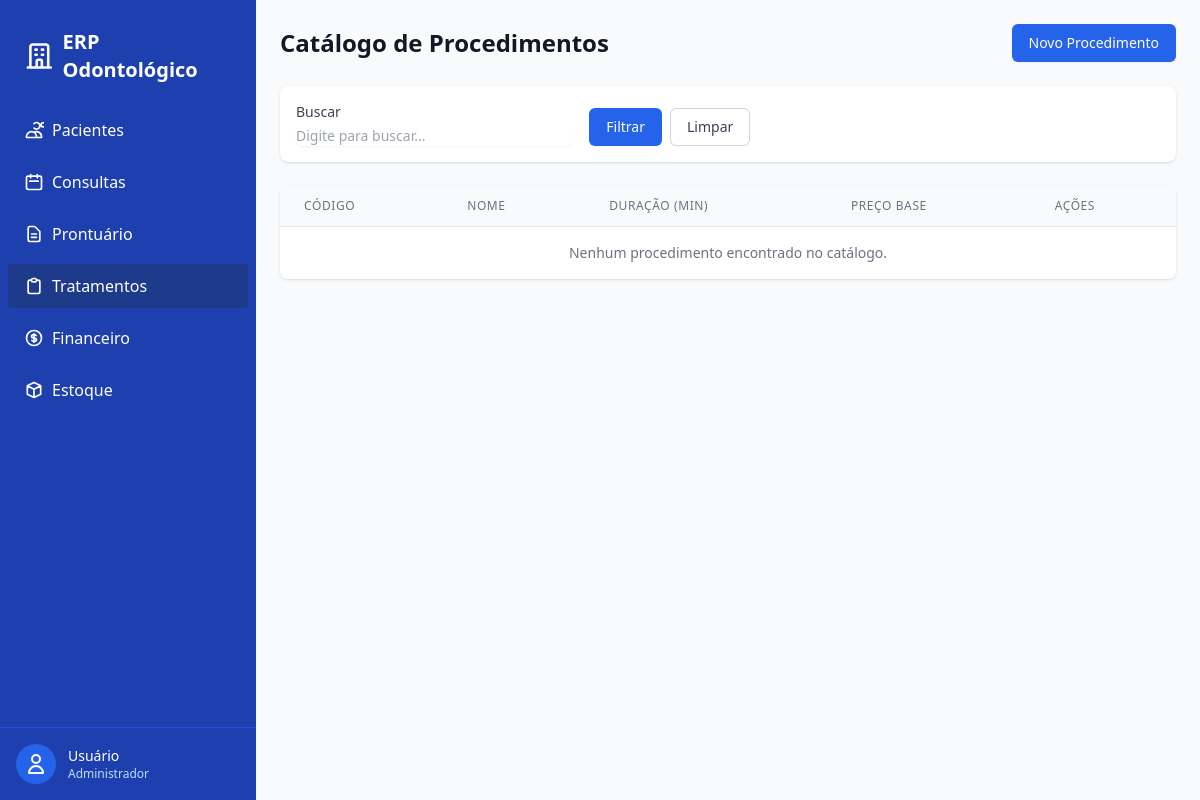
The page /tratamentos/catalogo/ (signed in) on the database as committed earlier.
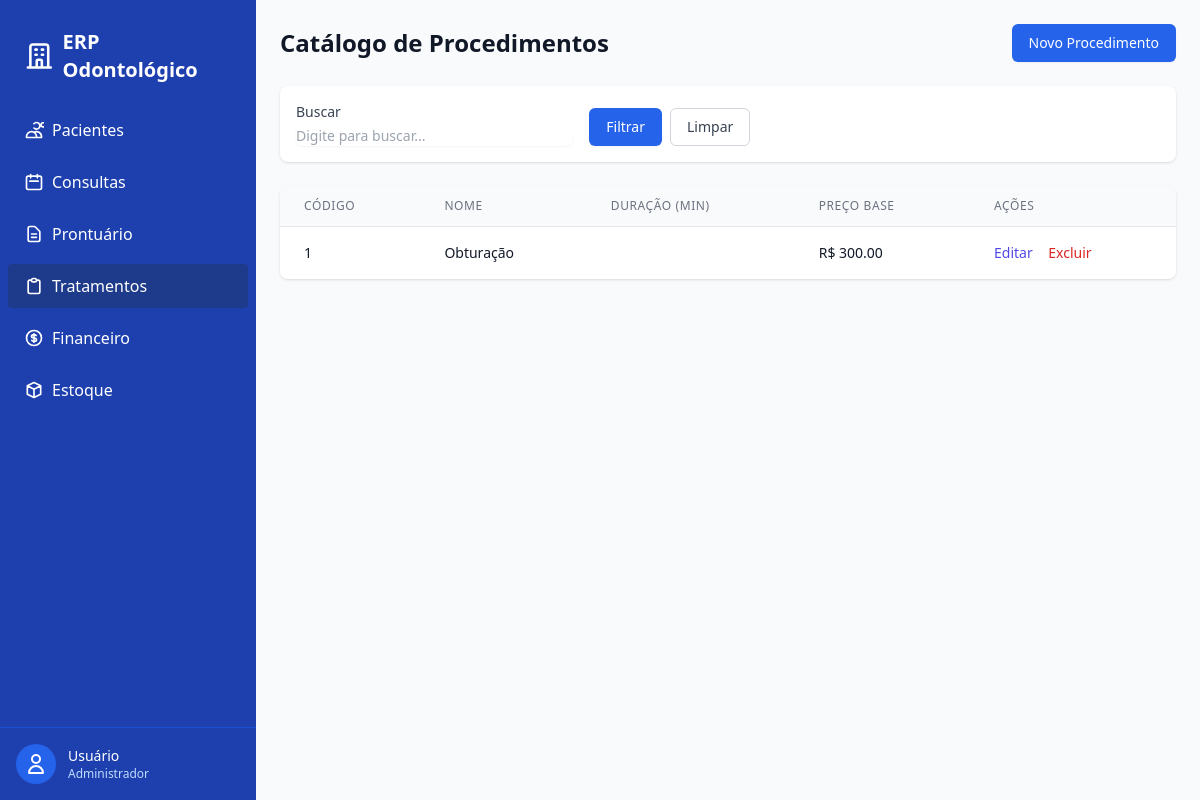
The same page on the database as committed later.
### tratamentos/models.py (models this page shows, shortened)
class CatalogoProcedimento(models.Model):
    codigo = models.CharField(max_length=30, unique=True)
    nome = models.CharField(max_length=120)
    duracao_min = models.PositiveIntegerField(default=30)
    preco_base = models.DecimalField(max_digits=10, decimal_places=2)
    class Meta:
        ordering = ["nome"]
        verbose_name = "Procedimento (Catálogo)"
        verbose_name_plural = "Procedimentos (Catálogo)"

### tratamentos/views.py (the view)
# urls.py: path("catalogo/", views.ProcedimentoCatalogoListView.as_view(), name="catalogo_list"),
class ProcedimentoCatalogoListView(LoginRequiredMixin, PermissionRequiredMixin, ListView):
    model = CatalogoProcedimento
    template_name = "tratamentos/catalogo_list.html"
    context_object_name = "procedimentos"
    permission_required = "tratamentos.view_catalogoprocedimento"

### templates/tratamentos/catalogo_list.html (shortened to what this page needs)
{% extends "base.html" %}
{% load static %}
{% block content %}
<div class="mb-6 flex justify-between items-center">
    <h1 class="text-2xl font-bold text-gray-900">Catálogo de Procedimentos</h1>
    <a href="{% url 'tratamentos:catalogo_create' %}"
        class="inline-flex items-center px-4 py-2 border border-transparent text-sm font-medium rounded-md shadow-sm text-white bg-blue-600 hover:bg-blue-700 focus:outline-none focus:ring-2 focus:ring-offset-2 focus:ring-blue-500">
        Novo Procedimento
    </a>
</div>
{% include "partials/_search_filter.html" %}
<div class="bg-white shadow overflow-hidden sm:rounded-lg">
    <div class="overflow-x-auto">
        <table class="min-w-full divide-y divide-gray-200">
            <thead class="bg-gray-50">
                <tr>
                    <th scope="col"
                        class="px-6 py-3 text-left text-xs font-medium text-gray-500 uppercase tracking-wider">Código
                    </th>
                    <th scope="col"
                        class="px-6 py-3 text-left text-xs font-medium text-gray-500 uppercase tracking-wider">Nome</th>
                    <th scope="col"
                        class="px-6 py-3 text-left text-xs font-medium text-gray-500 uppercase tracking-wider">Duração
                        (min)</th>
                    <th scope="col"
                        class="px-6 py-3 text-left text-xs font-medium text-gray-500 uppercase tracking-wider">Preço
                        Base</th>
                    <th scope="col"
                        class="px-6 py-3 text-left text-xs font-medium text-gray-500 uppercase tracking-wider">Ações
                    </th>
                </tr>
            </thead>
            <tbody class="bg-white divide-y divide-gray-200">
                {% for procedimento in procedimentos %}
                <tr class="hover:bg-gray-50">
                    <td class="px-6 py-4 whitespace-nowrap">
                        <div class="text-sm font-medium text-gray-900">{{ procedimento.codigo }}</div>
                    </td>
                    <td class="px-6 py-4 whitespace-nowrap">
                        <div class="text-sm text-gray-900">{{ procedimento.nome }}</div>
                    </td>
                    <td class="px-6 py-4 whitespace-nowrap">
                    </td>
                    <td class="px-6 py-4 whitespace-nowrap">
                        <div class="text-sm text-gray-900">R$ {{ procedimento.preco_base }}</div>
                    </td>
                    <td class="px-6 py-4 whitespace-nowrap text-sm font-medium">
                        <a href="{% url 'tratamentos:catalogo_update' procedimento.id %}"
                            class="text-indigo-600 hover:text-indigo-900 mr-3">Editar</a>
                        <a href="{% url 'tratamentos:catalogo_delete' procedimento.id %}"
                            class="text-red-600 hover:text-red-900"
                            onclick="return confirmDelete('Tem certeza que deseja excluir este procedimento?')">Excluir</a>
                    </td>
                </tr>
                {% empty %}
                <tr>
                    <td colspan="5" class="px-6 py-4 text-center text-sm text-gray-500">
                        Nenhum procedimento encontrado no catálogo.
                    </td>
                </tr>
                {% endfor %}
            </tbody>
        </table>
    </div>
</div>
{% endblock %}

Rows that differ between the two databases and show on the page:
added CatalogoProcedimento: codigo "1", nome "Obturação", preco_base "300.00"
Other text that changed with them:
text no longer shown: "Nenhum procedimento encontrado no catálogo."
